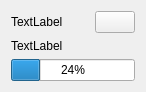
<?xml version="1.0" encoding="UTF-8"?>
<ui version="4.0">
 <class>DownloadWidget</class>
 <widget class="QFrame" name="DownloadWidget">
  <property name="geometry">
   <rect>
    <x>0</x>
    <y>0</y>
    <width>146</width>
    <height>90</height>
   </rect>
  </property>
  <property name="styleSheet">
   <string notr="true"/>
  </property>
  <layout class="QGridLayout" name="m_topLevelLayout">
   <property name="sizeConstraint">
    <enum>QLayout::SetMinAndMaxSize</enum>
   </property>
   <item row="0" column="0">
    <widget class="QLabel" name="m_dstName">
     <property name="styleSheet">
      <string notr="true"/>
     </property>
     <property name="text">
      <string>TextLabel</string>
     </property>
    </widget>
   </item>
   <item row="0" column="1">
    <widget class="QPushButton" name="m_cancelButton">
     <property name="sizePolicy">
      <sizepolicy hsizetype="Fixed" vsizetype="Fixed">
       <horstretch>0</horstretch>
       <verstretch>0</verstretch>
      </sizepolicy>
     </property>
     <property name="flat">
      <bool>false</bool>
     </property>
    </widget>
   </item>
   <item row="1" column="0" colspan="2">
    <widget class="QLabel" name="m_srcUrl">
     <property name="maximumSize">
      <size>
       <width>350</width>
       <height>16777215</height>
      </size>
     </property>
     <property name="styleSheet">
      <string notr="true"/>
     </property>
     <property name="text">
      <string>TextLabel</string>
     </property>
    </widget>
   </item>
   <item row="2" column="0" colspan="2">
    <widget class="QProgressBar" name="m_progressBar">
     <property name="styleSheet">
      <string notr="true"/>
     </property>
     <property name="value">
      <number>24</number>
     </property>
    </widget>
   </item>
  </layout>
 </widget>
 <resources/>
 <connections/>
</ui>
